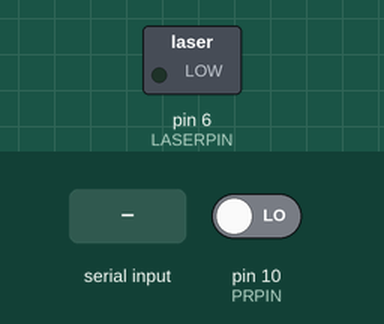
Simulated run of this sketch. Board: Arduino Uno, built with avr-gcc and run on an emulated ATmega328P. Parts: switched loads named in the sketch (green lamp = pin HIGH). Inputs (shaded band) come from the test bench; at power-on: pin 10 (PRPIN) LOW. What the sketch prints to the serial monitor is not drawn.

Above: at 1.2 s.
1.3 s: "1,90\n" received over Serial
4.3 s: "90,45\n" received over Serial
At 4.6 s:
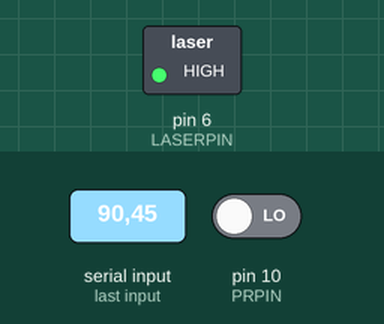
5.8 s: "10\n" received over Serial
At 7.0 s:
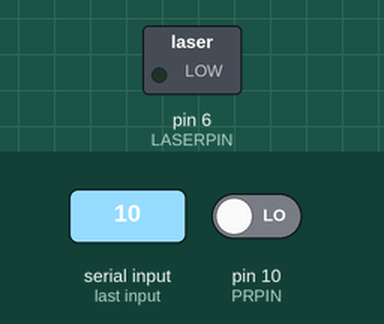
Timing chart, 0 to 8.8 s (numbered marks = the images above; inputs shaded):
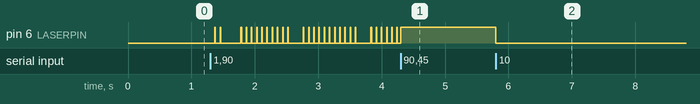

Measured:
- after the input at 4.3 s, pin 6 (LASERPIN): goes on until 4.3 s, then stays HIGH
- after the input at 5.8 s, pin 6 (LASERPIN): HIGH → LOW at once

The sketch:

PR_rate_test.ino
```cpp
#define LASERPIN 6
#define LASERPIN2 5
#define PRPIN 10
#define PRPIN2 31

int buff=0;
unsigned long D=0;
unsigned long T=30;
unsigned long t,t0;
unsigned long readcount = 0;
int detected = 0;
bool state = 0;
void setup() {
  // put your setup code here, to run once:
  pinMode(LASERPIN, OUTPUT);
  pinMode(PRPIN,INPUT);
  Serial.begin(500000);
  Serial.setTimeout(1);
  Serial.println("Set D & f(T) of light pulse, PR sample rate is 10%(by default).");
  Serial.println("EX: D(0,10) T(10up ms).");
  unsigned long t0 = millis();
  D=0;
}


void loop() {
  // put your main code here, to run repeatedly:
 if(Serial.available()){
  if(Serial.peek()!='\n'){
  buff = Serial.parseInt(); //Serial.print(F("BUFF"));Serial.println(buff);
  D = (buff>10?10:buff);
  buff = Serial.parseInt();
  T = buff;
  }
  else
  Serial.read();
 }
 t=millis();

     // LASER PULSE
 if((t-t0)*10 >= D*T) {if(state==HIGH){digitalWrite(LASERPIN,LOW);state=LOW;}}//Serial.print(F("D"));Serial.println(D);}}
 else                {if(state==LOW){digitalWrite(LASERPIN,HIGH);state=HIGH;}}

     // READ 10 times in T
 if((t-t0)*10 > readcount*T){
  readcount = readcount+1;
  if(readcount==10) {
    Serial.print("\n");
    Serial.print("N");
    Serial.print(detected);
    Serial.print(" D");
    Serial.print(D);
    Serial.print(" T");
    Serial.println(T);
    readcount=0;
    detected=0;
    t0=millis();
    }
  /*Serial.print("n");
  Serial.print(readcount);
  Serial.print(" PR");*/
  Serial.print(digitalRead(PRPIN));
  /*Serial.print(" d");
  Serial.println(detected);*/
  detected = detected+ !digitalRead(PRPIN);
  Serial.flush();
 }
}
```
